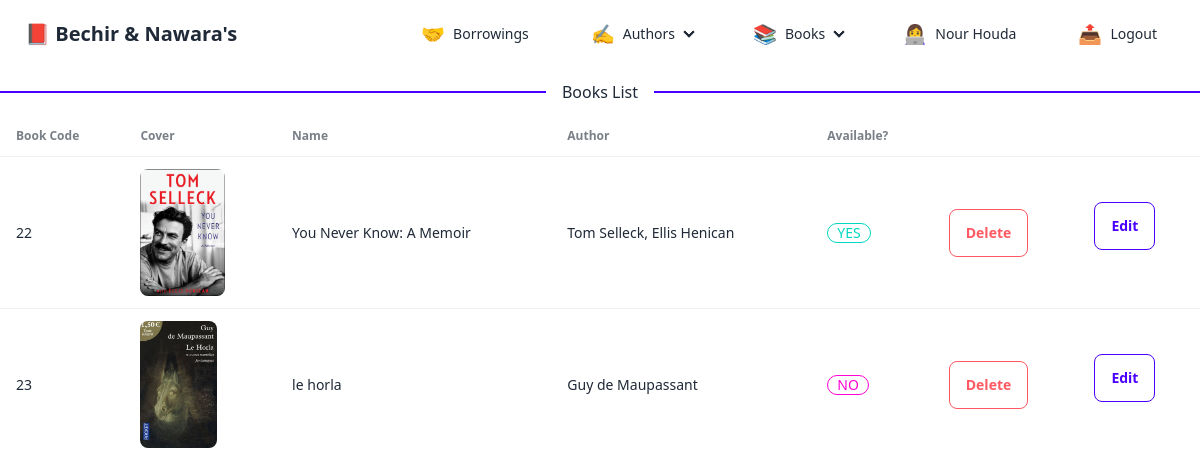
Screenshot of /books/admin (signed in) with the database file from the repository.
### books/models.py (models this page shows, shortened)
class Book(models.Model):
    title = models.CharField(max_length=255)
    authors = models.ManyToManyField(Author)
    cover_picture = models.ImageField(upload_to='covers/', null=True, blank=True)
    def available(self):
        borrowings = Borrowing.objects.filter(book=self)
        for borrowing in borrowings:
            print("borrowomasd;lahsdlkjashdkljas")
            print(borrowing.returned())
            if not borrowing.returned():
                return False
        return True

class Author(models.Model):
    name = models.CharField(max_length=255)
    surname = models.CharField(max_length=255)

### books/admin_views.py (the view)
# urls.py: path('admin',admin_views.admin_index,name='admin_index'),
def admin_index(request):
    if not request.user.is_authenticated:
        return redirect('login')
    if not request.user.is_staff:
        return redirect('student_index')
    all_books = Book.objects.all()
    return render(request, 'index.html', {'all_books': all_books})

### books/models.py (called while the page is built)
    def returned(self):
        return self.is_returned

### books/templates/index.html (shortened to what this page needs)
{% include "components/navbar.html" %}
{% block content %}
    <div class="divider divider-primary">Books List</div>
<div class="overflow-x-auto">
    <table class="table">
      <thead>
        <tr>
          <th>Book Code</th>
            <th>Cover</th>
          <th>Name</th>
          <th>Author</th>
          <th>Available?</th>
        </tr>
      </thead>
      <tbody>
        {% for book in all_books %}
        <tr>
            <td>{{ book.id }}</td>
            <td>
                {% if book.cover_picture %}
                    <img src="{{ book.cover_picture.url }}" alt="{{ book.title }}" class="object-cover rounded-lg" style="height: 127px;">
                        {% endif %}
            </td>
            <td>{{ book.title }}</td>
            <td>
                {% for author in book.authors.all %}
                    {{ author.name }}{% if not forloop.last %}, {% endif %}
                {% endfor %}
            </td>
            <td>
                {% if book.available %}
                <div class="badge badge-accent badge-outline">YES</div>
                {% else %}
                <div class="badge badge-secondary badge-outline">NO</div>
                {% endif %}
            </td>
            <td>
                    <button onclick="my_modal_{{book.id}}.showModal()"  class="btn btn-error btn-outline btn-accent">Delete</button>
            </td>
            <td>
              <form method="get" action="{% url 'admin_edit_book' book.id %}">
                  <button class="btn btn-outline btn-primary">Edit</button>
              </form>
          </td>
        </tr>
        {% endfor %}
    </tbody>
    </table>
    </div>
{% endblock %}

### templates/components/navbar.html (shortened to what this page needs)
{% load static %} {% load i18n %} {% block css %}
<link
  href="https://cdn.jsdelivr.net/npm/daisyui@4.10.2/dist/full.min.css"
  rel="stylesheet"
  type="text/css"
/>
<script src="https://cdn.tailwindcss.com"></script>
{% endblock %} {% block navbar %}
<div  class="navbar bg-base-100" >
  <div class="flex-1">
    <a class="btn btn-ghost text-xl">📕 Bechir & Nawara's</a>
  </div>
{% if request.user.is_staff %}
  <div class="flex-none">
    <ul class="menu menu-horizontal px-1">
      <li>
        <li><a href="{% url 'admin_borrowings' %}"><span class="emoji">🤝 </span> Borrowings</a></li>
      <li>
        <details>
          <summary><span class="emoji">✍️ </span> Authors</summary>
        </details>
      </li>
      <li>
        <details>
          <summary><span class="emoji">📚 </span> Books</summary>
        </details>
      </li>
      <li>
        <p  ><span class="emoji">👩‍💻 </span>{{request.user.first_name}} </p>
      </li>
      <li>
        <p onclick="logoutmodal.showModal()"><span class="emoji">📤</span>Logout</p>
      </li>
    </ul>
  </div>
{% endif %}
</div>
{% endblock %}

### templates/components/navbar.html (style rules this page uses)
.navbar * { z-index: 9999 !important; }
.emoji { font-size: 1.2rem; }
li { transition:0.3s ease; margin:0 15px; }

### rows the page displays
Book: id "22", cover_picture (picture), title "You Never Know: A Memoir", shows "YES"
Author: name "Tom Selleck"
Author: name "Ellis Henican"
Book: id "23", cover_picture (picture), title "le horla", shows "NO"
Author: name "Guy de Maupassant"

### other values shown
{{ request.user.first_name }} "Nour Houda"
